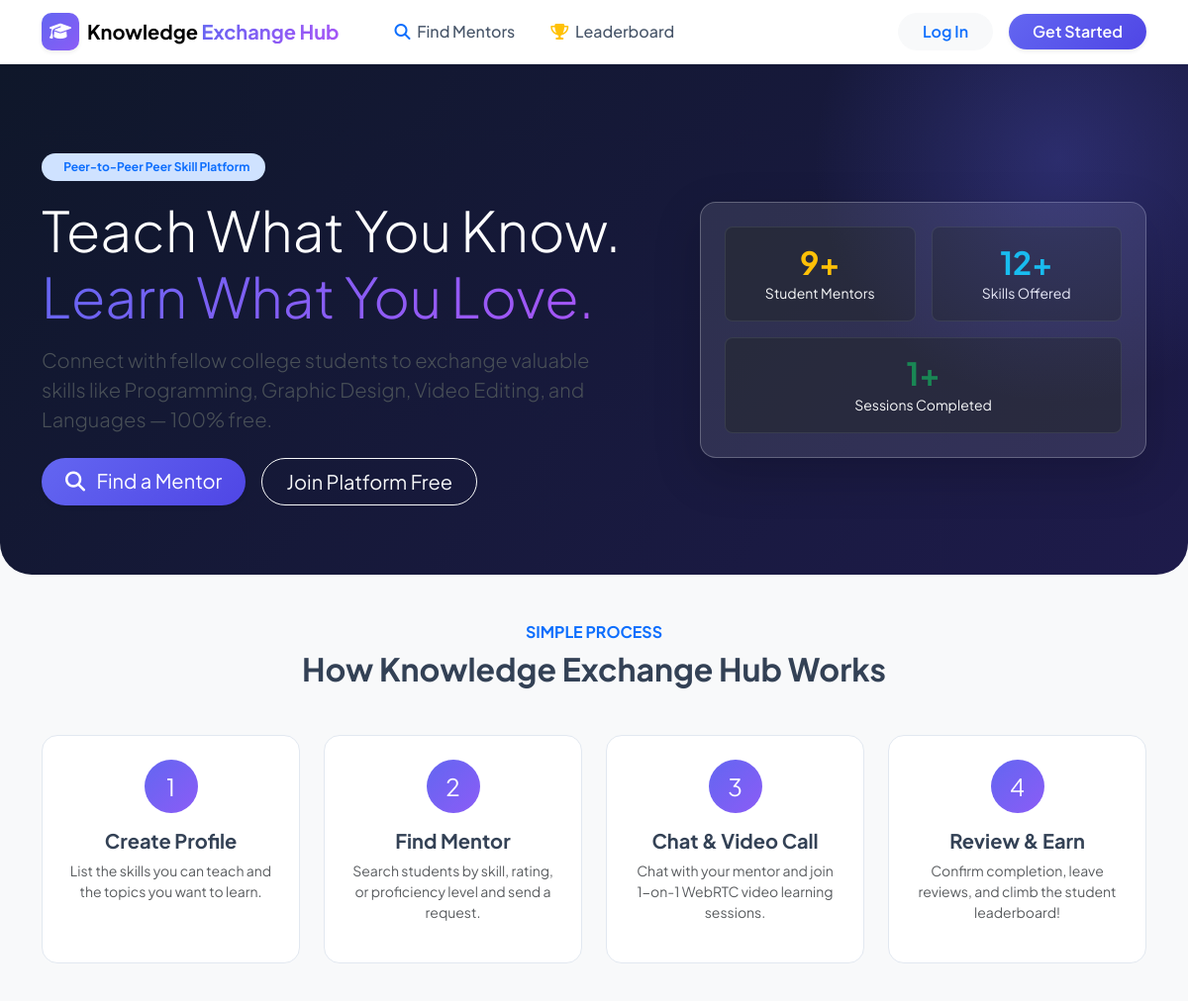
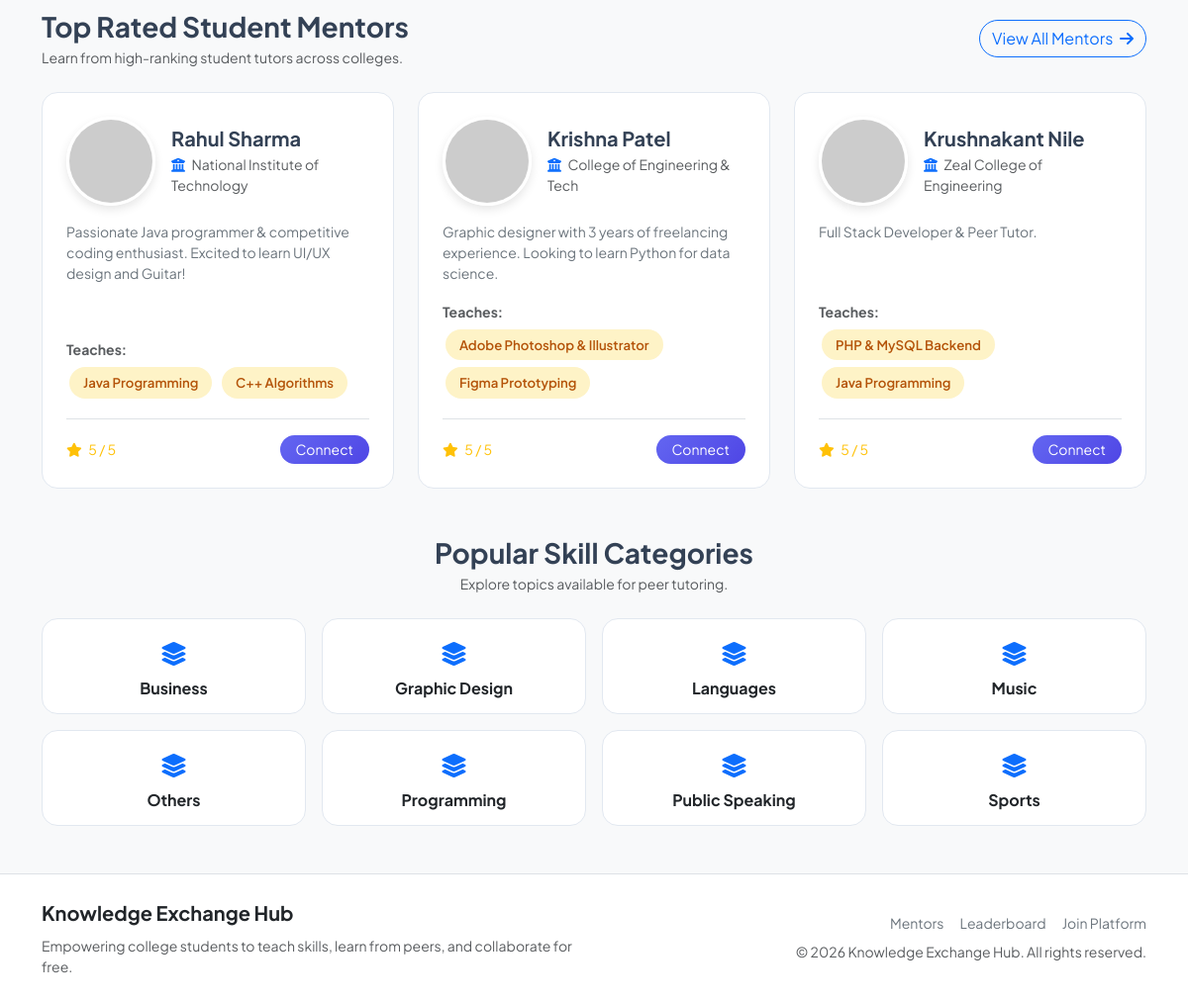
The page / on the database its author committed (2 pictures, top to bottom).
### tables this page shows
CREATE TABLE IF NOT EXISTS `users` (
  `id` INT AUTO_INCREMENT PRIMARY KEY,
  `name` VARCHAR(100) NOT NULL,
  `email` VARCHAR(150) NOT NULL UNIQUE,
  `password` VARCHAR(255) NOT NULL,
  `profile_photo` VARCHAR(255) DEFAULT 'default_avatar.png',
  `college` VARCHAR(150) DEFAULT NULL,
  `department` VARCHAR(100) DEFAULT NULL,
  `bio` TEXT DEFAULT NULL,
  `github_url` VARCHAR(255) DEFAULT NULL,
  `linkedin_url` VARCHAR(255) DEFAULT NULL,
  `points` INT DEFAULT 0,
  `is_admin` TINYINT(1) DEFAULT 0,
  `is_blocked` TINYINT(1) DEFAULT 0,
  `created_at` DATETIME DEFAULT CURRENT_TIMESTAMP
);

CREATE TABLE IF NOT EXISTS `user_skills` (
  `id` INT AUTO_INCREMENT PRIMARY KEY,
  `user_id` INT NOT NULL,
  `skill_id` INT NOT NULL,
  `skill_type` ENUM('teach', 'learn') NOT NULL,
  `proficiency_level` ENUM('Beginner', 'Intermediate', 'Advanced', 'Expert') DEFAULT 'Intermediate',
  FOREIGN KEY (`user_id`) REFERENCES `users`(`id`) ON DELETE CASCADE,
  FOREIGN KEY (`skill_id`) REFERENCES `skills`(`id`) ON DELETE CASCADE
);

CREATE TABLE IF NOT EXISTS `skills` (
  `id` INT AUTO_INCREMENT PRIMARY KEY,
  `skill_name` VARCHAR(100) NOT NULL,
  `category_id` INT NOT NULL,
  `created_at` DATETIME DEFAULT CURRENT_TIMESTAMP,
  FOREIGN KEY (`category_id`) REFERENCES `categories`(`id`) ON DELETE CASCADE
);

CREATE TABLE IF NOT EXISTS `categories` (
  `id` INT AUTO_INCREMENT PRIMARY KEY,
  `category_name` VARCHAR(100) NOT NULL UNIQUE,
  `created_at` DATETIME DEFAULT CURRENT_TIMESTAMP
);

### includes/functions.php (called while the page is built, shortened)
<?php
function e($string) {
    return htmlspecialchars($string ?? '', ENT_QUOTES, 'UTF-8');
}
?>

### index.php (the view, shortened to what this page needs)
<?php
require_once __DIR__ . '/includes/db.php';
require_once __DIR__ . '/includes/header.php';
require_once __DIR__ . '/includes/navbar.php';
$total_users = $pdo->query("SELECT COUNT(*) FROM users WHERE is_admin = 0 AND is_blocked = 0")->fetchColumn();
$total_skills = $pdo->query("SELECT COUNT(*) FROM skills")->fetchColumn();
$completed_sessions = $pdo->query("SELECT COUNT(*) FROM sessions WHERE status = 'completed'")->fetchColumn();
$stmt = $pdo->prepare("
    SELECT u.id, u.name, u.profile_photo, u.college, u.department, u.bio, u.points,
           (SELECT AVG(rating) FROM reviews WHERE reviewed_user_id = u.id) as avg_rating
    FROM users u
    WHERE u.is_admin = 0 AND u.is_blocked = 0
    ORDER BY u.points DESC LIMIT 3
");
$stmt->execute();
$featured_mentors = $stmt->fetchAll();
$categories = $pdo->query("SELECT * FROM categories ORDER BY category_name ASC LIMIT 8")->fetchAll();
?>
<div class="hero-section mb-5">
    <div class="container text-center text-lg-start">
        <div class="row align-items-center">
            <div class="col-lg-7 mb-4 mb-lg-0">
                <span class="badge bg-primary-subtle text-primary fw-bold px-3 py-2 rounded-pill mb-3">
                    <i class="fas fa-sparkles me-1"></i> Peer-to-Peer Peer Skill Platform
                </span>
                <h1 class="display-4 fw-extrabold mb-3">Teach What You Know.<br><span class="text-primary-gradient">Learn What You Love.</span></h1>
                <p class="lead text-light-emphasis mb-4 pe-lg-5">
                    Connect with fellow college students to exchange valuable skills like Programming, Graphic Design, Video Editing, and Languages — 100% free.
                </p>
                <div class="d-flex flex-wrap gap-3 justify-content-center justify-content-lg-start">
                    <a href="/KEH/find-mentor.php" class="btn btn-primary btn-lg px-4 rounded-pill shadow-sm">
                        <i class="fas fa-search me-2"></i> Find a Mentor
                    </a>
                    <?php if (!isset($_SESSION['user_id'])): ?>
                        <a href="/KEH/register.php" class="btn btn-outline-light btn-lg px-4 rounded-pill">
                            Join Platform Free
                        </a>
                    <?php else: ?>
                        <a href="/KEH/dashboard.php" class="btn btn-outline-light btn-lg px-4 rounded-pill">
                            Go to Dashboard
                        </a>
                    <?php endif; ?>
                </div>
            </div>
            <div class="col-lg-5 text-center">
                <div class="p-4 bg-white bg-opacity-10 rounded-4 border border-light border-opacity-25 shadow-lg backdrop-blur">
                    <div class="row g-3">
                        <div class="col-6">
                            <div class="p-3 bg-dark bg-opacity-50 rounded-3 border border-secondary border-opacity-25">
                                <h2 class="fw-bold text-warning mb-0"><?=$total_users?>+</h2>
                                <span class="small text-light">Student Mentors</span>
                            </div>
                        </div>
                        <div class="col-6">
                            <div class="p-3 bg-dark bg-opacity-50 rounded-3 border border-secondary border-opacity-25">
                                <h2 class="fw-bold text-info mb-0"><?=$total_skills?>+</h2>
                                <span class="small text-light">Skills Offered</span>
                            </div>
                        </div>
                        <div class="col-12">
                            <div class="p-3 bg-dark bg-opacity-50 rounded-3 border border-secondary border-opacity-25">
                                <h2 class="fw-bold text-success mb-0"><?=$completed_sessions?>+</h2>
                                <span class="small text-light">Sessions Completed</span>
                            </div>
                        </div>
                    </div>
                </div>
            </div>
        </div>
    </div>
</div>
<div class="container mb-5">
    <div class="text-center mb-5">
        <h6 class="text-primary fw-bold text-uppercase">Simple Process</h6>
        <h2 class="fw-bold">How Knowledge Exchange Hub Works</h2>
    </div>
    <div class="row g-4 mb-5">
        <div class="col-md-3">
            <div class="keh-card text-center p-4 h-100">
                <div class="brand-icon mx-auto mb-3 bg-primary text-white fs-4 rounded-circle" style="width:54px; height:54px;">1</div>
                <h5 class="fw-bold">Create Profile</h5>
                <p class="text-muted small">List the skills you can teach and the topics you want to learn.</p>
            </div>
        </div>
        <div class="col-md-3">
            <div class="keh-card text-center p-4 h-100">
                <div class="brand-icon mx-auto mb-3 bg-info text-white fs-4 rounded-circle" style="width:54px; height:54px;">2</div>
                <h5 class="fw-bold">Find Mentor</h5>
                <p class="text-muted small">Search students by skill, rating, or proficiency level and send a request.</p>
            </div>
        </div>
        <div class="col-md-3">
            <div class="keh-card text-center p-4 h-100">
                <div class="brand-icon mx-auto mb-3 bg-purple text-white fs-4 rounded-circle" style="width:54px; height:54px;">3</div>
                <h5 class="fw-bold">Chat &amp; Video Call</h5>
                <p class="text-muted small">Chat with your mentor and join 1-on-1 WebRTC video learning sessions.</p>
            </div>
        </div>
        <div class="col-md-3">
            <div class="keh-card text-center p-4 h-100">
                <div class="brand-icon mx-auto mb-3 bg-success text-white fs-4 rounded-circle" style="width:54px; height:54px;">4</div>
                <h5 class="fw-bold">Review &amp; Earn</h5>
                <p class="text-muted small">Confirm completion, leave reviews, and climb the student leaderboard!</p>
            </div>
        </div>
    </div>
    <div class="d-flex justify-content-between align-items-center mb-4">
        <div>
            <h3 class="fw-bold mb-1">Top Rated Student Mentors</h3>
            <p class="text-muted small mb-0">Learn from high-ranking student tutors across colleges.</p>
        </div>
        <a href="/KEH/find-mentor.php" class="btn btn-outline-primary rounded-pill">View All Mentors <i class="fas fa-arrow-right ms-1"></i></a>
    </div>
    <div class="row g-4 mb-5">
        <?php foreach ($featured_mentors as $m): ?>
            <?php
                $rating = $m['avg_rating'] ? round((float)$m['avg_rating'], 1) : 5.0;
                $sk_stmt = $pdo->prepare("SELECT s.skill_name, us.proficiency_level FROM user_skills us JOIN skills s ON us.skill_id = s.id WHERE us.user_id = ? AND us.skill_type = 'teach'");
                $sk_stmt->execute([$m['id']]);
                $tsk = $sk_stmt->fetchAll();
            ?>
            <div class="col-md-4">
                <div class="keh-card p-4 h-100 d-flex flex-column">
                    <div class="d-flex align-items-center mb-3">
                        <img src="/KEH/uploads/profile_photos/<?= e($m['profile_photo']) ?>"
                             onerror="this.src='https://ui-avatars.com/api/?name=<?= urlencode($m['name']) ?>&background=6366f1&color=fff';"
                             alt="<?= e($m['name']) ?>" class="mentor-avatar me-3">
                        <div>
                            <h5 class="fw-bold mb-1"><?= e($m['name']) ?></h5>
                            <p class="text-muted small mb-0"><i class="fas fa-university text-primary me-1"></i> <?= e($m['college']) ?></p>
                        </div>
                    </div>
                    <p class="text-secondary small mb-3 flex-grow-1"><?= e(mb_strimwidth($m['bio'] ?? '', 0, 110, '...')) ?></p>
                    <div class="mb-3">
                        <label class="form-label small text-muted fw-bold mb-1">Teaches:</label>
                        <div>
                            <?php foreach ($tsk as $sk): ?>
                                <span class="skill-chip badge-prof-advanced me-1 mb-1"><?= e($sk['skill_name']) ?></span>
                            <?php endforeach; ?>
                        </div>
                    </div>
                    <div class="d-flex align-items-center justify-content-between pt-3 border-top mt-auto">
                        <span class="small font-weight-bold text-warning"><i class="fas fa-star me-1"></i> <?= $rating ?> / 5</span>
                        <a href="/KEH/mentor-details.php?id=<?= $m['id'] ?>" class="btn btn-sm btn-primary rounded-pill px-3">Connect</a>
                    </div>
                </div>
            </div>
        <?php endforeach; ?>
    </div>
    <div class="text-center mb-4">
        <h3 class="fw-bold mb-1">Popular Skill Categories</h3>
        <p class="text-muted small">Explore topics available for peer tutoring.</p>
    </div>
    <div class="row g-3">
        <?php foreach ($categories as $cat): ?>
            <div class="col-6 col-md-3">
                <a href="/KEH/find-mentor.php?category_id=<?= $cat['id'] ?>" class="text-decoration-none">
                    <div class="keh-card p-3 text-center h-100 hover-border-primary">
                        <div class="text-primary mb-2 fs-4"><i class="fas fa-layer-group"></i></div>
                        <h6 class="fw-bold text-dark mb-0"><?= e($cat['category_name']) ?></h6>
                    </div>
                </a>
            </div>
        <?php endforeach; ?>
    </div>
</div>
<?php require_once __DIR__ . '/includes/footer.php'; ?>

### rows shown on the page
users: name "Rahul Sharma", college "National Institute of Technology", bio "Passionate Java programmer & competitive coding enthusiast. Excited to learn UI/UX design and Guitar!", rating "5"
user_skills: skill.skill_name "Java Programming"
user_skills: skill.skill_name "C++ Algorithms"
users: name "Krishna Patel", college "College of Engineering & Tech", bio "Graphic designer with 3 years of freelancing experience. Looking to learn Python for data science.", rating "5"
user_skills: skill.skill_name "Adobe Photoshop & Illustrator"
user_skills: skill.skill_name "Figma Prototyping"
users: name "Krushnakant Nile", college "Zeal College of Engineering", bio "Full Stack Developer & Peer Tutor.", rating "5"
user_skills: skill.skill_name "PHP & MySQL Backend"
user_skills: skill.skill_name "Java Programming"
categories: category_name "Business"
categories: category_name "Graphic Design"
categories: category_name "Languages"
categories: category_name "Music"
categories: category_name "Others"
categories: category_name "Programming"
categories: category_name "Public Speaking"
categories: category_name "Sports"

### other values the page prints
$total_users "9"
$total_skills "12"
$completed_sessions "1"
